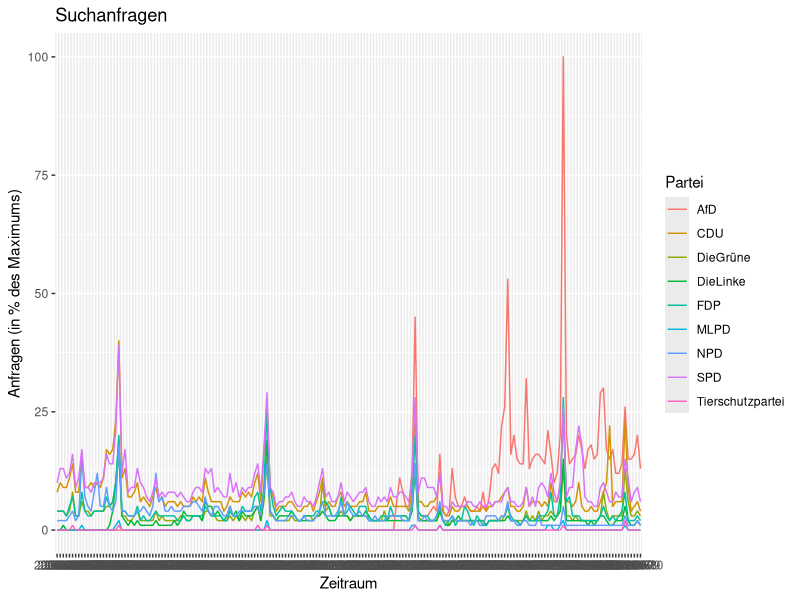
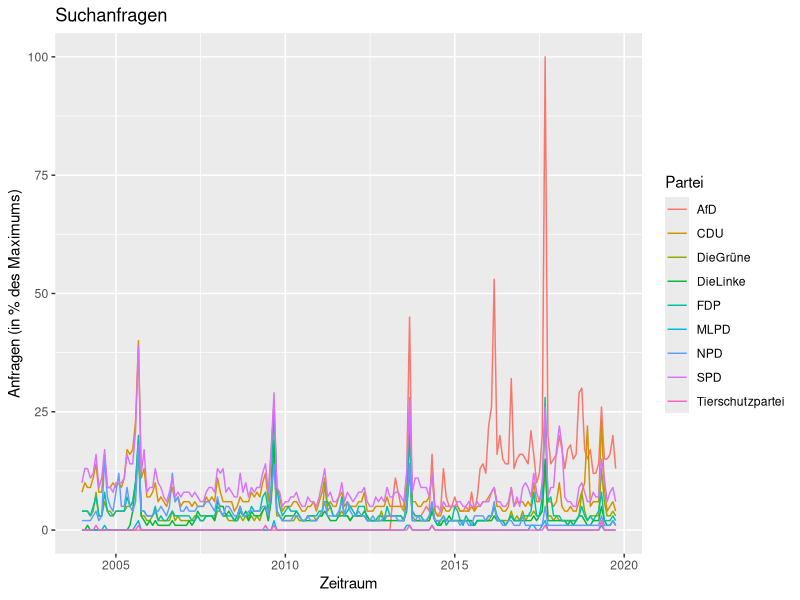
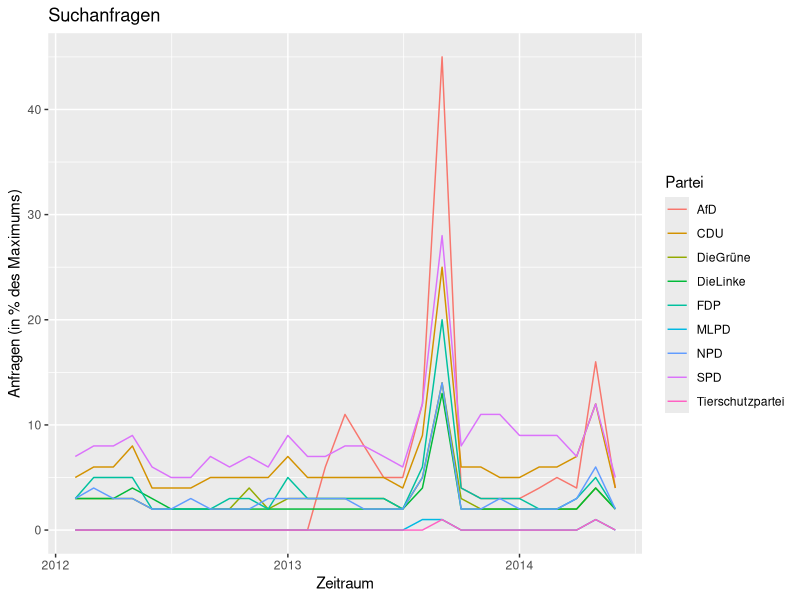
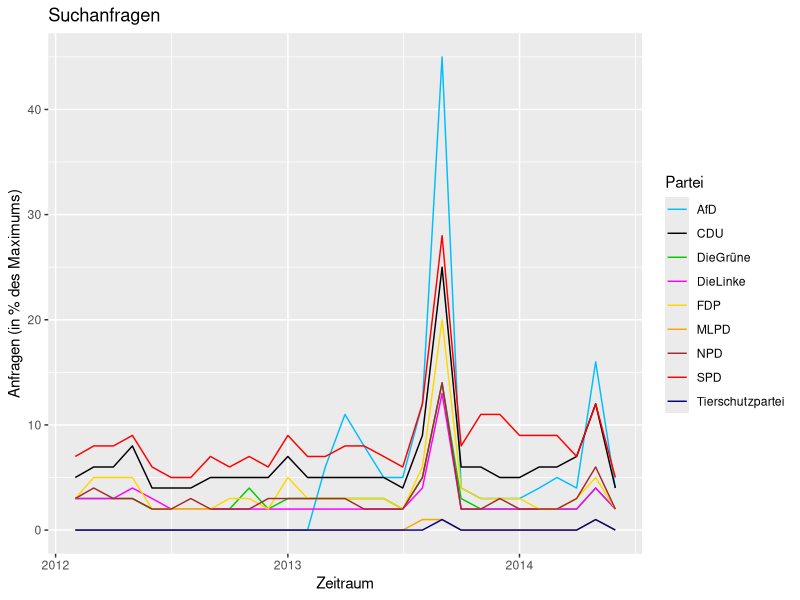

Generate these figures, in order, with R:
## ---- chunk 1
a <- read.table('multiTimeline.csv', header = TRUE, sep= ',')
b <- read.table('multiTimeline(1).csv', header = TRUE, sep = ',')
## ---- chunk 2
head(a)
head(b)
## ---- chunk 3
names(a)
names(b)
## ---- chunk 4
b <- b[, -c(1, 2)]
names(b)
## ---- chunk 5
c <- cbind(a, b)
## ---- chunk 6
str(c)
## ---- chunk 7
# Daten einlesen
a <- read.table('multiTimeline.csv',header = T, sep= ',' , na = '<1')
b <- read.table('multiTimeline(1).csv', header = T , sep = ',' , na = '<1')

# Daten zusammenführen
b <- b[, -c(1, 2)]
c <- cbind(a, b)

# Struktur untersuchen
str(c)
## ---- chunk 8
c[is.na(c)] <- 0
## ---- chunk 9
names(c)
names(c) <- c('Monat', 'AfD', 'SPD', 'FDP', 'DieGrüne', 'DieLinke', 'Tierschutzpartei', 'CDU', 'MLPD', 'NPD')
## ---- chunk 10
library(ggplot2)
## ---- chunk 11
c_long <- reshape(c,      # Ausgansdaten
  varying =  c('AfD', 'SPD', 'FDP', 'DieGrüne', 'DieLinke', 'Tierschutzpartei', 'CDU', 'MLPD', 'NPD'),
                          # alle Variablen, die hinterher eine einzige Variable sein sollen
  v.names = 'Prozent',    # Name der neuen Variable
  idvar = 'Monat',        # Variable, die über alle Parteien gleich bleibt
  timevar = 'Partei',     # Name der Variable, die verschiedene Gruppen unterscheidet
  times = c('AfD', 'SPD', 'FDP', 'DieGrüne', 'DieLinke', 'Tierschutzpartei', 'CDU', 'MLPD', 'NPD'),
                          # Kodierung der Parteien auf dieser Gruppierungsvariable
  direction = 'long')     # Richtung der Umwandlung
## ---- chunk 12
ggplot(data = c_long, aes(x = Monat, y = Prozent, group = Partei)) +
  geom_line(aes(colour = Partei)) +      # Liniendiagramm
  xlab('Zeitraum') +                     # Beschriftung x-Achse
  ylab('Anfragen (in % des Maximums)') + # Beschriftung y-Achse
  ggtitle('Suchanfragen')                # Überschrift
## ---- chunk 13
class(c_long$Monat)
## ---- chunk 14
c_long$nMonat <- as.character(c_long$Monat)
## ---- chunk 15
c_long$nMonat <- paste0(c_long$nMonat, '-01')
head(c_long$nMonat)
## ---- chunk 16
c_long$nMonat <- strptime(c_long$nMonat,
  format="%Y-%m-%d")    # Format des Datums
## ---- chunk 17
class(c$nMonat)
## ---- chunk 18
c_long$nMonat <- as.POSIXct(c_long$nMonat)
## ---- chunk 19
ggplot(data = c_long, aes(x = nMonat, y = Prozent, group = Partei)) +
  geom_line(aes(colour = Partei)) +      # Liniendiagramm
  xlab('Zeitraum') +                     # Beschriftung x-Achse
  ylab('Anfragen (in % des Maximums)') + # Beschriftung y-Achse
  ggtitle('Suchanfragen')                # Überschrift
## ---- chunk 20
wahl_2013 <- subset(c_long, subset = (nMonat < '2014-07-01' & nMonat > '2012-01-01'))

ggplot(data = wahl_2013, aes(x = nMonat, y = Prozent, group = Partei)) +
  geom_line(aes(colour = Partei)) +      # Liniendiagramm
  xlab('Zeitraum') +                     # Beschriftung x-Achse
  ylab('Anfragen (in % des Maximums)') + # Beschriftung y-Achse
  ggtitle('Suchanfragen')                # Überschrift
## ---- chunk 21
farben <- c('AfD' = 'deepskyblue', 'CDU' = 'black', 'DieGrüne' = 'green3',
            'DieLinke' = 'magenta', 'FDP' = 'gold', 'MLPD' = 'orange',
            'NPD' = 'brown', 'SPD' = 'red', 'Tierschutzpartei' = 'darkblue')

ggplot(data = wahl_2013, aes(x = nMonat, y = Prozent, group = Partei)) +
  geom_line(aes(colour = Partei)) +      # Liniendiagramm
  xlab('Zeitraum') +                     # Beschriftung x-Achse
  ylab('Anfragen (in % des Maximums)') + # Beschriftung y-Achse
  ggtitle('Suchanfragen') +              # Überschrift
  scale_color_manual(values = farben)
